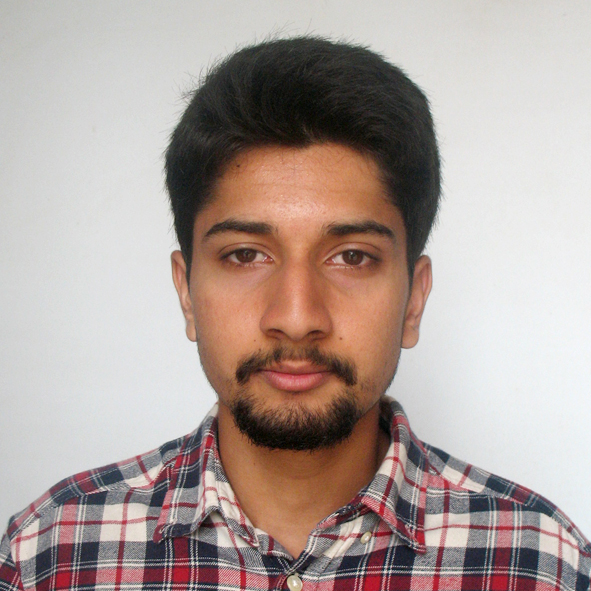
#> input picture Supratik.jpg, 591 x 591 px
$ python Pillow.py
#> lines starting #> are read from the running program, lines starting #| are printed output that depends on the picture
from PIL import Image

img = Image.open("Supratik.jpg")
#> img is the input picture: PIL image 591x591 RGB; mean R, G, B 175.3, 160.5, 155.1
print(img.size)
#| (591, 591)
print(img.format)
#| JPEG
area =(100,100, 300,375)
cropped = img.crop(area)
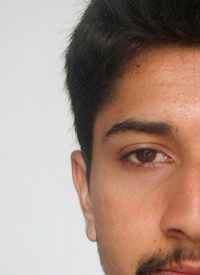
#> cropped: PIL image 200x275 RGB; mean R, G, B 168.2, 143.8, 131.4

cropped.show()
